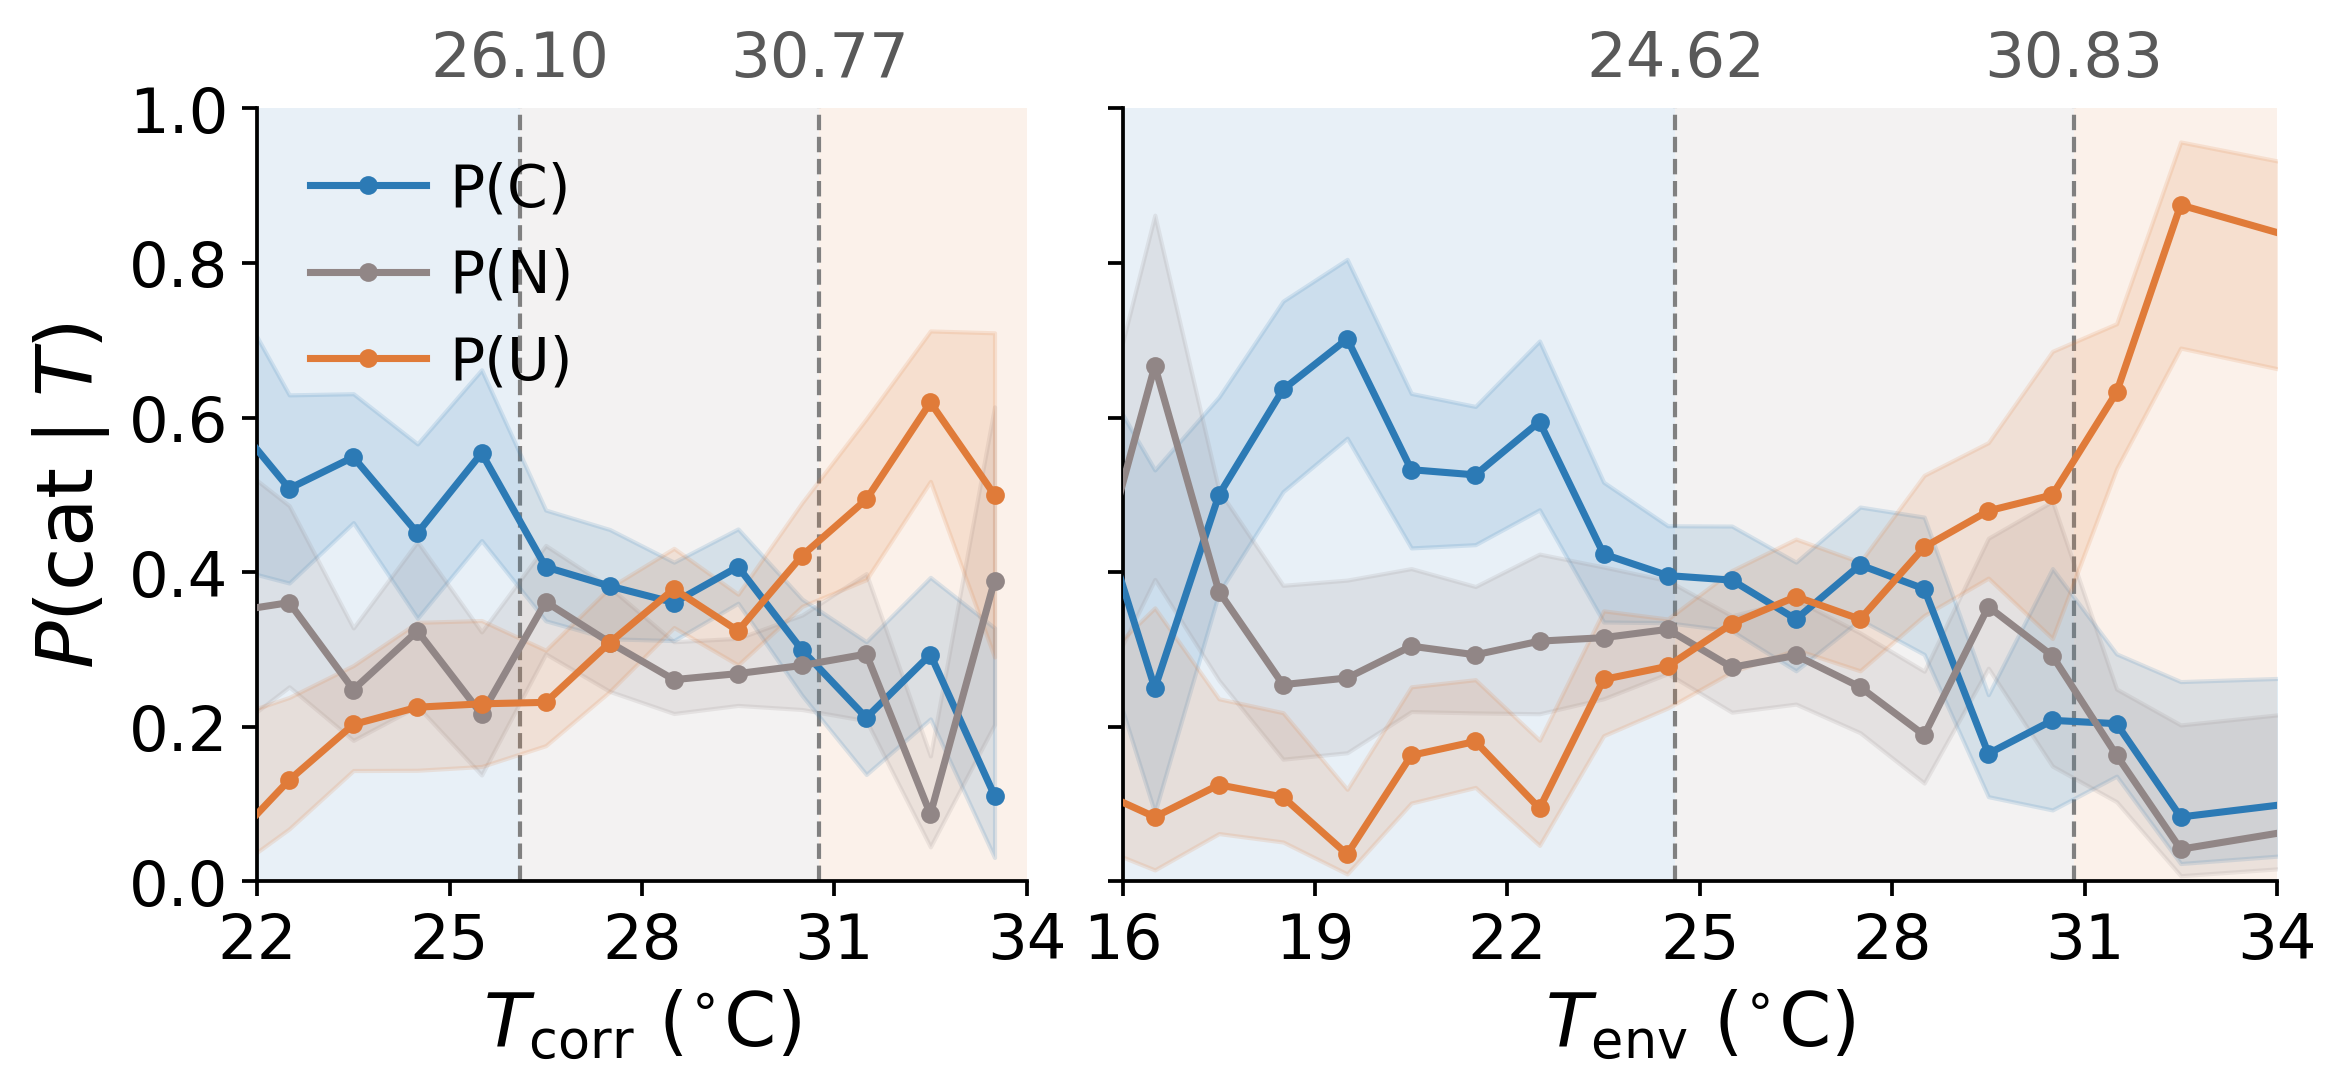

This figure's Python source:
# """F_occupation_regimes -- bridge into Blume-Capel: the comfort composition P(C/N/U) reorganises
# with the thermal coordinate. Two panels: P(C),P(N),P(U) vs T_corr (left) and vs T_env (right),
# 1C bins, Wilson 95% CI bands, with each coordinate's regime cuts. P(C) falls, P(U) rises and they
# cross (-> m=P(U)-P(C) changes sign), while P(N) stays roughly flat (-> q=P(U)+P(C) ~ const). The
# crossover is sharper in T_env. Data: votes_with_Tenv_comfort.csv (all votes). Paper-style."""
# import os, numpy as np, pandas as pd, matplotlib.pyplot as plt
# from _common import set_style, set_paper_style, save, CM
# from matplotlib.ticker import LinearLocator, FormatStrFormatter 
# set_style(); set_paper_style()
# HERE=os.path.dirname(os.path.abspath(__file__)); DEG=r"$^{\circ}$C"
# D=os.path.join(HERE,"..","data","votes_with_Tenv_comfort.csv")
# COLC="#2C7AB5"; COLN="#918686"; COLU="#F52837"
# CUTS={"T_corr":(26.10,30.77),"T_env":(24.62,30.83)}
# def wil(k,n,z=1.96):
#     if n==0: return (np.nan,np.nan)
#     p=k/n; dd=1+z*z/n; c=(p+z*z/(2*n))/dd; h=z*np.sqrt(p*(1-p)/n+z*z/(4*n*n))/dd; return c-h,c+h
# d=pd.read_csv(D).dropna(subset=["state3","T_corr","T_env"]).copy()
# def curves(col):
#     lo_,hi_=np.floor(d[col].min()),np.ceil(d[col].max()); edg=np.arange(lo_,hi_+0.01,1.0)
#     g=pd.cut(d[col],edg,right=False); out={"x":[],"C":[],"N":[],"U":[],"Clo":[],"Chi":[],"Nlo":[],"Nhi":[],"Ulo":[],"Uhi":[]}
#     for iv,sub in d.groupby(g,observed=True):
#         n=len(sub)
#         if n<12: continue
#         out["x"].append((iv.left+iv.right)/2)
#         for s,full in [("C","comfortable"),("N","neutral"),("U","uncomfortable")]:
#             k=(sub.state3==full).sum(); out[s].append(k/n); l,h=wil(k,n); out[s+"lo"].append(l); out[s+"hi"].append(h)
#     return {k:np.array(v) for k,v in out.items()}
# fig,(axL,axR)=plt.subplots(1,2,figsize=(17*CM,7*CM),sharey=True)
# fig.subplots_adjust(wspace=0.06,left=0.08,right=0.985,bottom=0.16,top=0.90)
# NTICKS = 7
# for ax,col,xlim,ttl in [(axL,"T_corr",(22,34),"$T_{\\rm corr}$"),(axR,"T_env",(16,34),"$T_{\\rm env}$")]:
#     c=curves(col); c0,c1=CUTS[col]
#     ax.axvspan(xlim[0],c0,color=COLC,alpha=0.05); ax.axvspan(c1,xlim[1],color=COLU,alpha=0.05)
#     for cc in (c0,c1): ax.axvline(cc,color="0.5",ls="--",lw=1.0,zorder=1)
#     for s,col2,lab in [("C",COLC,"P(C)"),("N",COLN,"P(N)"),("U",COLU,"P(U)")]:
#         ax.fill_between(c["x"],c[s+"lo"],c[s+"hi"],color=col2,alpha=0.15,zorder=2)
#         ax.plot(c["x"],c[s],"o-",color=col2,ms=3.5,lw=1.7,zorder=4,label=lab)
#     xticks = np.linspace(xlim[0], xlim[1], NTICKS)
#     ax.set_xticks(xticks)
#     ax.set_xticklabels([f"{x:.0f}" for x in xticks])
#     #ax.set_xlim(*xlim);
#     ax.set_xlabel(r"%s  ("%ttl+DEG+")");
#     #ax.set_title("comfort occupations vs "+ttl,fontsize=9)
# axL.set_ylabel("P(cat.$\\mid$ T)");# axL.set_ylim(0,0.72)a
# axL.legend(frameon=False,loc="upper left",ncol=1,fontsize=8,handletextpad=0.4)
# save(fig,"F_occupation_regimes")
# print("done")

# """
# F_occupation_regimes -- bridge into Blume-Capel: the comfort composition P(C/N/U) reorganises
# with the thermal coordinate. Two panels: P(C),P(N),P(U) vs T_corr (left) and vs T_env (right),
# 1C bins, Wilson 95% CI bands, with each coordinate's regime cuts. P(C) falls, P(U) rises and they
# cross (-> m=P(U)-P(C) changes sign), while P(N) stays roughly flat (-> q=P(U)+P(C) ~ const). The
# crossover is sharper in T_env. Data: votes_with_Tenv_comfort.csv (all votes). Paper-style.
# """

# import os
# import numpy as np
# import pandas as pd
# import matplotlib.pyplot as plt
# from matplotlib.ticker import MultipleLocator, FormatStrFormatter

# from _common import set_style, set_paper_style, save, CM

# set_style()
# set_paper_style()

# HERE = os.path.dirname(os.path.abspath(__file__))
# DEG = r"$^{\circ}$C"

# D = os.path.join(
#     HERE,
#     "..",
# (data path: ../data/  -- see data/README.md)
#     "ORGANISED",
#     "effective_temperature_results_final",
#     "votes_with_Tenv_comfort.csv"
# )

# # Colors principals de les tres ocupacions
# COLC = "#2C7AB5"   # comfortable / cold-like
# COLN = "#918686"   # neutral / central
# COLU = "#F52837"   # uncomfortable / hot-like

# # Talls de règim per a cada coordenada
# CUTS = {
#     "T_corr": (26.10, 30.77),
#     "T_env":  (24.62, 30.83)
# }

# # Límits dels eixos x
# XLIMS = {
#     "T_corr": (22, 34),
#     "T_env":  (16, 34)
# }

# LABELS = {
#     "T_corr": r"$T_{\rm corr}$",
#     "T_env":  r"$T_{\rm env}$"
# }

# # Separació real entre ticks: cada 2 ºC en tots dos panells
# XTICK_STEP = 3

# # Transparència del fons de règims
# REGIME_ALPHA = 0.15


# def wil(k, n, z=1.96):
#     """Wilson 95% CI for a binomial proportion."""
#     if n == 0:
#         return np.nan, np.nan

#     p = k / n
#     dd = 1 + z*z/n
#     c = (p + z*z/(2*n)) / dd
#     h = z * np.sqrt(p*(1-p)/n + z*z/(4*n*n)) / dd

#     return c - h, c + h


# # ---------------------------------------------------------------------
# # Load data
# # ---------------------------------------------------------------------

# d = pd.read_csv(D).dropna(subset=["state3", "T_corr", "T_env"]).copy()


# def curves(col):
#     """
#     Compute P(C), P(N), P(U) in 1 ºC bins for a given thermal coordinate.
#     """

#     lo_ = np.floor(d[col].min())
#     hi_ = np.ceil(d[col].max())

#     edges = np.arange(lo_, hi_ + 0.01, 1.0)
#     groups = pd.cut(d[col], edges, right=False)

#     out = {
#         "x": [],
#         "C": [], "N": [], "U": [],
#         "Clo": [], "Chi": [],
#         "Nlo": [], "Nhi": [],
#         "Ulo": [], "Uhi": []
#     }

#     for iv, sub in d.groupby(groups, observed=True):
#         n = len(sub)

#         if n < 12:
#             continue

#         out["x"].append((iv.left + iv.right) / 2)

#         for s, full in [
#             ("C", "comfortable"),
#             ("N", "neutral"),
#             ("U", "uncomfortable")
#         ]:
#             k = (sub.state3 == full).sum()
#             p = k / n
#             lo, hi = wil(k, n)

#             out[s].append(p)
#             out[s + "lo"].append(lo)
#             out[s + "hi"].append(hi)

#     return {k: np.array(v) for k, v in out.items()}


# # ---------------------------------------------------------------------
# # Figure
# # ---------------------------------------------------------------------

# fig, (axL, axR) = plt.subplots(
#     1, 2,
#     figsize=(17*CM, 7*CM),
#     sharey=True
# )

# fig.subplots_adjust(
#     wspace=0.06,
#     left=0.08,
#     right=0.985,
#     bottom=0.16,
#     top=0.90
# )

# # Forçar fons blanc de la figura i dels panells
# fig.patch.set_facecolor("white")

# for ax in (axL, axR):
#     ax.set_facecolor("white")


# for ax, col in [
#     (axL, "T_corr"),
#     (axR, "T_env")
# ]:

#     c = curves(col)

#     xlim = XLIMS[col]
#     ttl = LABELS[col]
#     c0, c1 = CUTS[col]

#     # ------------------------------------------------------------
#     # Fons transparent dels tres règims
#     # ------------------------------------------------------------

#     ax.axvspan(
#         xlim[0], c0,
#         facecolor=COLC,
#         alpha=REGIME_ALPHA,
#         lw=0,
#         zorder=0
#     )

#     ax.axvspan(
#         c0, c1,
#         facecolor=COLN,
#         alpha=REGIME_ALPHA,
#         lw=0,
#         zorder=0
#     )

#     ax.axvspan(
#         c1, xlim[1],
#         facecolor=COLU,
#         alpha=REGIME_ALPHA,
#         lw=0,
#         zorder=0
#     )

#     # Talls de règim
#     for cc in (c0, c1):
#         ax.axvline(
#             cc,
#             color="0.5",
#             ls="--",
#             lw=1.0,
#             zorder=1
#         )

#     # Ocupacions P(C), P(N), P(U)
#     for s, col2, lab in [
#         ("C", COLC, "P(C)"),
#         ("N", COLN, "P(N)"),
#         ("U", COLU, "P(U)")
#     ]:

#         ax.fill_between(
#             c["x"],
#             c[s + "lo"],
#             c[s + "hi"],
#             color=col2,
#             alpha=0.15,
#             zorder=2
#         )

#         ax.plot(
#             c["x"],
#             c[s],
#             "o-",
#             color=col2,
#             ms=3.5,
#             lw=1.7,
#             zorder=4,
#             label=lab
#         )

#     # Eix x
#     ax.set_xlim(*xlim)
    

#     # Mateixa separació real entre ticks en tots dos panells: cada 2 ºC
#     ax.xaxis.set_major_locator(MultipleLocator(XTICK_STEP))
#     ax.xaxis.set_major_formatter(FormatStrFormatter("%.0f"))

#     ax.set_xlabel(ttl + r" (" + DEG + r")")


# # Eix y i llegenda
# axL.set_ylabel(r"$P(\mathrm{cat.}\mid T)$")
# axL.set_ylim(0, 1.0)

# axL.legend(
#     frameon=False,
#     loc="upper left",
#     ncol=1,
#     fontsize=8,
#     handletextpad=0.4
# )

# save(fig, "F_occupation_regimes")
# print("done")

"""
F_occupation_regimes -- bridge into Blume-Capel: the comfort composition P(C/N/U) reorganises
with the thermal coordinate. Two panels: P(C),P(N),P(U) vs T_corr (left) and vs T_env (right),
1C bins, Wilson 95% CI bands, with each coordinate's regime cuts. P(C) falls, P(U) rises and they
cross (-> m=P(U)-P(C) changes sign), while P(N) stays roughly flat (-> q=P(U)+P(C) ~ const). The
crossover is sharper in T_env. Data: votes_with_Tenv_comfort.csv (all votes). Paper-style.
"""

import os
import numpy as np
import pandas as pd
import matplotlib.pyplot as plt
from matplotlib.ticker import MultipleLocator, FormatStrFormatter

from _common import set_style, set_paper_style, save, CM

set_style()
set_paper_style()

HERE = os.path.dirname(os.path.abspath(__file__))
DEG = r"$^{\circ}$C"

D = os.path.join(
    HERE,
    "..","data",
    "votes_with_Tenv_comfort.csv"
)

# Colors principals de les tres ocupacions
COLC = "#2C7AB5"   # comfortable / cold-like
COLN = "#918686"   # neutral / central
COLU = "#E07B39"  # uncomfortable / hot-like


# Talls de règim per a cada coordenada
CUTS = {
    "T_corr": (26.10, 30.77),
    "T_env":  (24.62, 30.83)
}

# Límits dels eixos x
XLIMS = {
    "T_corr": (22, 34),
    "T_env":  (16, 34)
}

LABELS = {
    "T_corr": r"$T_{\rm corr}$",
    "T_env":  r"$T_{\rm env}$"
}

# Separació real entre ticks en graus
XTICK_STEP = 3

# Transparència del fons de règims
REGIME_ALPHA = 0.105


def wil(k, n, z=1.96):
    """Wilson 95% CI for a binomial proportion."""
    if n == 0:
        return np.nan, np.nan

    p = k / n
    dd = 1 + z*z/n
    c = (p + z*z/(2*n)) / dd
    h = z * np.sqrt(p*(1-p)/n + z*z/(4*n*n)) / dd

    return c - h, c + h


# ---------------------------------------------------------------------
# Load data
# ---------------------------------------------------------------------

d = pd.read_csv(D).dropna(subset=["state3", "T_corr", "T_env"]).copy()


def curves(col):
    """
    Compute P(C), P(N), P(U) in 1 ºC bins for a given thermal coordinate.
    """

    lo_ = np.floor(d[col].min())
    hi_ = np.ceil(d[col].max())

    edges = np.arange(lo_, hi_ + 0.01, 1.0)
    groups = pd.cut(d[col], edges, right=False)

    out = {
        "x": [],
        "C": [], "N": [], "U": [],
        "Clo": [], "Chi": [],
        "Nlo": [], "Nhi": [],
        "Ulo": [], "Uhi": []
    }

    for iv, sub in d.groupby(groups, observed=True):
        n = len(sub)

        if n < 12:
            continue

        out["x"].append((iv.left + iv.right) / 2)

        for s, full in [
            ("C", "comfortable"),
            ("N", "neutral"),
            ("U", "uncomfortable")
        ]:
            k = (sub.state3 == full).sum()
            p = k / n
            lo, hi = wil(k, n)

            out[s].append(p)
            out[s + "lo"].append(lo)
            out[s + "hi"].append(hi)

    return {k: np.array(v) for k, v in out.items()}


# ---------------------------------------------------------------------
# Figure
# ---------------------------------------------------------------------

range_corr = XLIMS["T_corr"][1] - XLIMS["T_corr"][0]
range_env  = XLIMS["T_env"][1]  - XLIMS["T_env"][0]

fig, (axL, axR) = plt.subplots(
    1, 2,
    figsize=(19*CM, 8.5*CM),
    sharey=True,
    gridspec_kw={
        "width_ratios": [range_corr, range_env]
    }
)

fig.subplots_adjust(
    wspace=0.10,
    left=0.085,
    right=0.985,
    bottom=0.17,
    top=0.94
)

# Forçar fons blanc de la figura i dels panells
fig.patch.set_facecolor("white")

for ax in (axL, axR):
    ax.set_facecolor("white")


for ax, col in [
    (axL, "T_corr"),
    (axR, "T_env")
]:

    c = curves(col)

    xlim = XLIMS[col]
    ttl = LABELS[col]
    c0, c1 = CUTS[col]

    # ------------------------------------------------------------
    # Fons transparent dels tres règims
    # ------------------------------------------------------------

    ax.axvspan(
        xlim[0], c0,
        facecolor=COLC,
        alpha=REGIME_ALPHA,
        lw=0,
        zorder=0
    )

    ax.axvspan(
        c0, c1,
        facecolor=COLN,
        alpha=REGIME_ALPHA,
        lw=0,
        zorder=0
    )

    ax.axvspan(
        c1, xlim[1],
        facecolor=COLU,
        alpha=REGIME_ALPHA,
        lw=0,
        zorder=0
    )

    # Talls de règim
    # Talls de règim + valor del tall
    # Talls de règim + etiqueta a sobre del plot
    for cc in (c0, c1):
        ax.axvline(
            cc,
            color="0.5",
            ls="--",
            lw=1.0,
            zorder=1
        )

        ax.text(
            cc,
            1.025,
            f"{cc:.2f}",
            transform=ax.get_xaxis_transform(),  # x en dades, y relativa a l'eix
            ha="center",
            va="bottom",
            fontsize=15,
            color="0.35",
            clip_on=False,
            zorder=10
        )

    # Ocupacions P(C), P(N), P(U)
    for s, col2, lab in [
        ("C", COLC, "P(C)"),
        ("N", COLN, "P(N)"),
        ("U", COLU, "P(U)")
    ]:

        ax.fill_between(
            c["x"],
            c[s + "lo"],
            c[s + "hi"],
            color=col2,
            alpha=0.15,
            zorder=2
        )

        ax.plot(
            c["x"],
            c[s],
            "o-",
            color=col2,
            ms=3.5,
            lw=1.7,
            zorder=4,
            label=lab
        )

    # Eix x
    # ax.set_xlim(*xlim)

    # # Mateixa separació real entre ticks en tots dos panells
    # # ax.xaxis.set_major_locator(MultipleLocator(XTICK_STEP))
    # # ax.xaxis.set_major_formatter(FormatStrFormatter("%.0f"))
    # # Ticks començant exactament a l'inici de l'eix
    # ticks = np.arange(xlim[0], xlim[1] + 1e-9, XTICK_STEP)
    # ax.set_xticks(ticks, fontsize = 14)
    # ax.xaxis.set_major_formatter(FormatStrFormatter("%.0f"))

    # ax.set_xlabel(ttl + r" (" + DEG + r")", fontsize = 18)

    ax.set_xlim(*xlim)

    # Ticks començant exactament a l'inici de l'eix
    ticks = np.arange(xlim[0], xlim[1] + 1e-9, XTICK_STEP)
    ax.set_xticks(ticks)
    ax.xaxis.set_major_formatter(FormatStrFormatter("%.0f"))

    # Tamany real dels ticks
    ax.tick_params(axis="both", labelsize=15)

    ax.set_xlabel(ttl + r" (" + DEG + r")", fontsize=18)


# Eix y i llegenda
# axL.set_ylabel(r"$P(\mathrm{cat}\mid T)$", fontsize = 18)
# axL.set_ylim(0, 1.0)
# axL.set_yticks(fontsize = 14)

# axL.legend(
#     frameon=False,
#     loc="upper left",
#     ncol=1,
#     fontsize=14,
#     handletextpad=0.4
# )
axL.set_ylabel(r"$P(\mathrm{cat}\mid T)$", fontsize=19)
axL.set_ylim(0, 1.0)

axL.tick_params(axis="y", labelsize=15)
axR.tick_params(axis="y", labelsize=15)

axL.legend(
    frameon=False,
    loc="upper left",
    ncol=1,
    fontsize=14,
    handletextpad=0.4
)

save(fig, "F_occupation_regimes")
print("done")
